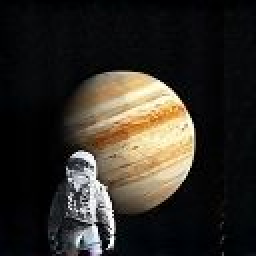
#> input picture sp_img/exp.jpg, 128 x 128 px, found by its file name (shown 2 times larger)
$ jupyter execute --allow-errors pixel_visualizer.ipynb
#> lines starting #> are read from the running program, lines starting #| are printed output that depends on the picture; after the words box and inside, x2 and y2 are one past the last pixel; in counts of white or black regions, pixels touching at a corner belong together
[cell 1]
from PIL import Image
import numpy as np

image = Image.open("exp.jpg").resize((10, 10)).convert("RGB")
pixels = np.array(image)
print("Matrix shape:", pixels.shape)  # (4, 3, 3)
#| Matrix shape: (10, 10, 3)
print("Red Values")
print("Top-left pixel:", pixels[0, 0])  # [R, G, B]
#| Top-left pixel: [4 5 7]
print(pixels[:, :, 0])  # Prints 2D matrix of red values
#| [[  4   5   5   6   5   5   5   5   3   5]
#|  [  4   8   8   7   4   3   6   7   6   7]
#|  [  4   8   6  11  43  44   5   5   6   7]
#|  [  3   6   7  87 193 235 152  11   4   7]
#|  [  1   0  23 124 200 229 245 100   0   7]
#|  [  0   0  21 102 165 230 253 152   0   6]
#> (further printed lines are left out)
print("Green values")
print(pixels[:, :, 1])  # Prints 2D matrix of green values
#| [[  5   6   6   7   7   6   6   5   4   6]
#|  [  5   9   9   8   5   4   7   7   6   8]
#|  [  5   9   8  12  40  40   6   5   6   8]
#|  [  5   7   7  73 165 217 144  10   4   8]
#|  [  2   1  21 106 169 188 201  90   0   8]
#|  [  0   0  20  81 121 194 232 139   0   8]
#> (further printed lines are left out)
print("Blue values")
print(pixels[:, :, 2])  # Prints 2D matrix of balue values
#| [[  7   8   8   9   9   8   8   8   4   8]
#|  [  7  11  11  10   8   8   9  10   8  10]
#|  [  7  11  10  14  35  32   8   9   8  10]
#|  [  8   9   8  56 125 170 120  11   6  10]
#|  [  3   1  17  83 128 125 129  71   2  10]
#|  [  0   0  19  61  76 134 173 107   0  10]
#> (further printed lines are left out)
print("Flattened memory view:", pixels.flatten()[:12])  # First 4 pixels
#| Flattened memory view: [4 5 7 5 6 8 5 6 8 6 7 9]


# So this code shows me the shape of the image matrix, the RGB values of the top-left pixel, and a 2D matrix of red values.
# It also prints the first 4 pixels in a flattened memory view.

[cell 2]
import matplotlib.pyplot as plt

plt.subplot(1, 3, 1)
plt.imshow(pixels[:, :, 0], cmap='Reds')
plt.title("Red Channel")

plt.subplot(1, 3, 2)
plt.imshow(pixels[:, :, 1], cmap='Greens')
plt.title("Green Channel")

plt.subplot(1, 3, 3)
plt.imshow(pixels[:, :, 2], cmap='Blues')
plt.title("Blue Channel")

plt.show()
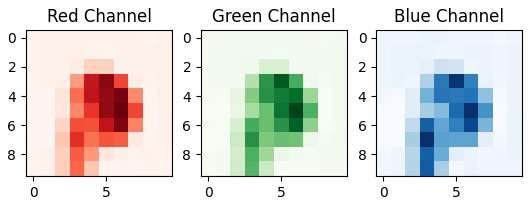
#> figure drawn by matplotlib, 3 panels

# Pereforming Run Length Encoding

[cell 3]
def rle_encode(channel_data):
    """
    Encodes a 1D list/array using run-length encoding.
    Input: [255, 255, 255, 0, 0, 1]
    Output: [(255, 3), (0, 2), (1, 1)]
    """
    if len(channel_data) == 0:
        return []

    encoded = []
    prev_val = channel_data[0]
    count = 1

    for curr in channel_data[1:]:
        if curr == prev_val:
            count += 1
        else:
            encoded.append((prev_val, count))
            prev_val = curr
            count = 1

    encoded.append((prev_val, count))  # Final group
    return encoded

[cell 4]
def rle_decode(encoded_data):
    """
    Decodes a run-length encoded list back to original.
    Input: [(255, 3), (0, 2), (1, 1)]
    Output: [255, 255, 255, 0, 0, 1]
    """
    decoded = []
    for val, count in encoded_data:
        decoded.extend([val] * count)
    return decoded

[cell 5]
from PIL import Image
import numpy as np

image = Image.open("exp2.jpg").resize((128, 128)).convert("RGB")
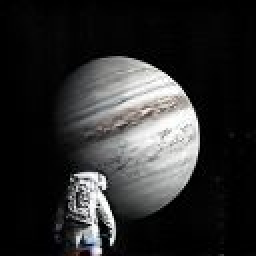
#> input picture sp_img/exp2.jpg, 128 x 128 px, found by its file name (shown 2 times larger)
#> image is the input picture: PIL image 128x128 RGB; mean R, G, B 44.9, 45, 44.9
pixels = np.array(image)

# Red channel only
red_channel = pixels[:, :, 0].flatten()
#> red_channel = 16384 values, max 255 at index 4948, min 0 at index 2, mean 44.89

# Compress
encoded_red = rle_encode(red_channel)
#> in rle_encode, `prev_val = channel_data[0]`: prev_val = 1
#> the loop in rle_encode, `for curr in channel_data[1:]:` made 16383 passes
#> (curr, prev_val, count) on passes 2, 7, 8, 9, 10, 11, 14, 15: (0, 0, 1), (1, 1, 1), (0, 0, 1), (1, 1, 1), (2, 2, 1), (3, 3, 1), (2, 2, 1), (1, 1, 1)
#> after the loop in rle_encode, `for curr in channel_data[1:]:`: encoded = 9475 pairs, first value 0 to 255, second value 1 to 40
#> encoded_red = 9476 pairs, first value 0 to 255, second value 1 to 40
print("RLE Encoded Length:", len(encoded_red))
#| RLE Encoded Length: 9476

# Decompress
decoded_red = rle_decode(encoded_red)
#> the loop in rle_decode, `for val, count in encoded_data:` made 9476 passes
#> (val, count) on passes 1 to 3: (1, 2), (0, 5), (1, 1)
#> after the loop in rle_decode, `for val, count in encoded_data:`: decoded has the same summary as red_channel outside rle_decode
#> decoded_red has the same summary as red_channel
print("Is Lossless?", np.array_equal(red_channel, decoded_red))
#| Is Lossless? True
# Check if the original and decompressed arrays are the same

# Applying Threshold RLE

[cell 6]
from PIL import Image
import numpy as np

# Load grayscale version of image
image = Image.open("exp7.jpg").resize((128, 128)).convert("L")
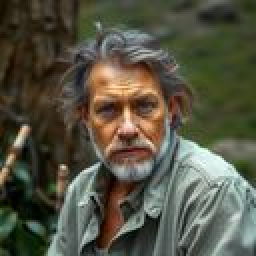
#> input picture sp_img/exp7.jpg, 128 x 128 px, found by its file name (shown 2 times larger)
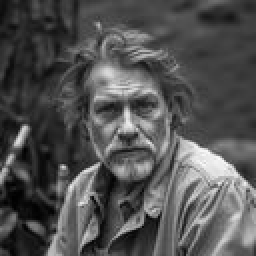
#> image: PIL image 128x128 L (shown 2 times larger); min 0, max 251, mean 81.9
pixels = np.array(image)

# Apply threshold: anything above 128 becomes 255, below becomes 0
thresholded = (pixels > 128).astype(np.uint8) * 255
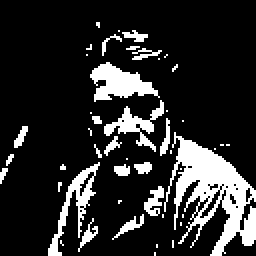
#> thresholded: shape (128, 128) (shown 2 times larger); 16.7% white; 47 white regions (32 under 20 px), largest, box (x1, y1, x2, y2) and area: (82, 66, 128, 128) 1222, (45, 31, 80, 51) 365, (24, 81, 50, 128) 291

# Flatten the image for RLE
flat = thresholded.flatten()
#> flat = 16384 values, max 255 at index 1456, min 0 at index 0, mean 42.61

[cell 7]
def rle_encode(channel_data):
    """
    Encodes a 1D list/array using run-length encoding.
    Input: [255, 255, 255, 0, 0, 1]
    Output: [(255, 3), (0, 2), (1, 1)]
    """
    if len(channel_data) == 0:
        return []

    encoded = []
    prev_val = channel_data[0]
    count = 1

    for curr in channel_data[1:]:
        if curr == prev_val:
            count += 1
        else:
            encoded.append((prev_val, count))
            prev_val = curr
            count = 1

    encoded.append((prev_val, count))  # Final group
    return encoded

def rle_decode(encoded_data):
    """
    Decodes a run-length encoded list back to original.
    Input: [(255, 3), (0, 2), (1, 1)]
    Output: [255, 255, 255, 0, 0, 1]
    """
    decoded = []
    for val, count in encoded_data:
        decoded.extend([val] * count)
    return decoded

encoded_bw = rle_encode(flat)
#> in rle_encode, `prev_val = channel_data[0]`: prev_val = 0
#> after the loop in rle_encode, `for curr in channel_data[1:]:`: encoded = 1260 pairs, first value 0 to 255, second value 1 to 1456
#> encoded_bw = 1261 pairs, first value 0 to 255, second value 1 to 1456
print("Thresholded RLE Length:", len(encoded_bw))
#| Thresholded RLE Length: 1261

# Confirm it's lossless
decoded_bw = np.array(rle_decode(encoded_bw), dtype=np.uint8).reshape(thresholded.shape)
#> the loop in rle_decode, `for val, count in encoded_data:` made 1261 passes
#> (val, count) on passes 1 to 3: (0, 1456), (255, 2), (0, 126)
#> after the loop in rle_decode, `for val, count in encoded_data:`: decoded has the same summary as flat outside rle_decode
print("Lossless Reconstruction:", np.array_equal(thresholded, decoded_bw))
#| Lossless Reconstruction: True
Image.fromarray(thresholded).save("thresholded_output.png")

# Trying Differential Encoding

[cell 8]
def delta_encode(data):
    encoded = [data[0]]  # first pixel stays as is
    for i in range(1, len(data)):
        encoded.append(data[i] - data[i - 1])
    return encoded

def delta_decode(encoded):
    decoded = [encoded[0]]
    for i in range(1, len(encoded)):
        decoded.append(decoded[-1] + encoded[i])
    return decoded

[cell 9]
from PIL import Image
import numpy as np
# Load grayscale image
image = Image.open("exp2.jpg").resize((128, 128)).convert("L")
pixels = np.array(image)
flat = pixels.flatten()
#> flat = 16384 values, max 255 at index 4948, min 0 at index 2, mean 44.92

# Apply delta encoding
delta = delta_encode(flat)
#> in delta_encode, `encoded = [data[0]]`: encoded = [1]
#> after the loop in delta_encode, `for i in range(1, len(data)):`: encoded = 16384 values, max 255 at index 2, min 0 at index 1, mean 57.89
#> delta has the same summary as encoded in delta_encode

# Decode and check lossless
recovered = delta_decode(delta)
#> in delta_decode, `decoded = [encoded[0]]`: decoded = [1]
#> after the loop in delta_decode, `for i in range(1, len(encoded)):`: decoded has the same summary as flat outside delta_decode
#> recovered has the same summary as flat
print("Is Lossless?", np.array_equal(flat, recovered))
#| Is Lossless? True

print("Original sample:", flat[:10])
#| Original sample: [1 1 0 0 0 0 0 1 0 1]
print("Delta sample:", delta[:10])
#| Delta sample: [1, 0, 255, 0, 0, 0, 0, 1, 255, 1]

# Delta + base64 encoding

[cell 10]
from PIL import Image
import numpy as np
import base64

def delta_encode(data):
    delta = [data[0]]
    for i in range(1, len(data)):
        delta.append(np.uint8(data[i] - data[i - 1]))
    return delta

def delta_decode(delta):
    data = [delta[0]]
    for i in range(1, len(delta)):
        val = int(data[i - 1]) + int(delta[i])
        data.append(np.uint8(val % 256))  # Wrap-around safely
    return data


def encode_channel(channel):
    flat = channel.flatten()
    delta = delta_encode(flat)
    delta_bytes = bytes(delta)
    encoded_str = base64.b64encode(delta_bytes).decode()
    return encoded_str

def decode_channel(encoded_str, shape):
    delta_bytes = base64.b64decode(encoded_str)
    delta_list = list(delta_bytes)
    recovered_flat = delta_decode(delta_list)
    return np.array(recovered_flat, dtype=np.uint8).reshape(shape)

# Load image
image = Image.open("exp.jpg").resize((128, 128)).convert("RGB")
#> image is the input picture: PIL image 128x128 RGB; mean R, G, B 48.6, 44.4, 38.1
pixels = np.array(image)
shape = pixels[:, :, 0].shape  # Shape of one channel

# Encode all channels
R_encoded = encode_channel(pixels[:, :, 0])
#> in encode_channel, `flat = channel.flatten()`: flat = 16384 values, max 255 at index 5452, min 0 at index 1, mean 48.56
#> in delta_encode, `delta = [data[0]]`: delta = [1]
#> after the loop in delta_encode, `for i in range(1, len(data)):`: delta = 16384 values, max 255 at index 1, min 0 at index 2, mean 80.72
G_encoded = encode_channel(pixels[:, :, 1])
B_encoded = encode_channel(pixels[:, :, 2])

print("R Encoded Length:", len(R_encoded))
#| R Encoded Length: 21848
print("G Encoded Length:", len(G_encoded))
#| G Encoded Length: 21848
print("B Encoded Length:", len(B_encoded))
#| B Encoded Length: 21848

# Decode all channels
R = decode_channel(R_encoded, shape)
#> the loop in delta_decode, `for i in range(1, len(delta)):` made 16383 passes
#> val on passes 2 to 4: 0, 0, 0
#> after the loop in delta_decode, `for i in range(1, len(delta)):`: data has the same summary as flat in encode_channel
#> in decode_channel, `recovered_flat = delta_decode(delta_list)`: recovered_flat has the same summary as flat in encode_channel
#> in decode_channel, `return np.array(recovered_flat, dtype=np.uint8).reshape(shape)`:
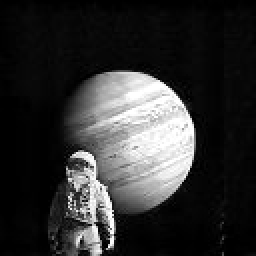
#> returned value: shape (128, 128) (shown 2 times larger); min 0, max 255, mean 48.6
G = decode_channel(G_encoded, shape)
#> call 2 of decode_channel, with shape = (128, 128)
#> the loop in delta_decode (call 2), `for i in range(1, len(delta)):` made 16383 passes
#> val on passes 2 to 4: 1, 256, 0
#> in decode_channel (call 2), `recovered_flat = delta_decode(delta_list)`: recovered_flat = 16384 values, max 255 at index 5456, min 0 at index 3, mean 44.36
#> in decode_channel (call 2), `return np.array(recovered_flat, dtype=np.uint8).reshape(shape)`:
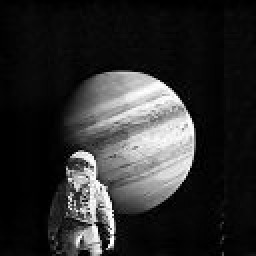
#> returned value: shape (128, 128) (shown 2 times larger); min 0, max 255, mean 44.4
B = decode_channel(B_encoded, shape)
#> call 3 of decode_channel, with shape = (128, 128)
#> in decode_channel (call 3), `recovered_flat = delta_decode(delta_list)`: recovered_flat = 16384 values, max 255 at index 10027, min 0 at index 116, mean 38.05
#> in decode_channel (call 3), `return np.array(recovered_flat, dtype=np.uint8).reshape(shape)`:
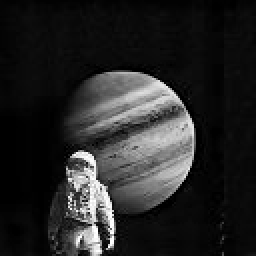
#> returned value: shape (128, 128) (shown 2 times larger); min 0, max 255, mean 38.1

# Stack them back
reconstructed = np.stack([R, G, B], axis=2)

# Check lossless
print("Lossless?", np.array_equal(pixels, reconstructed))
#| Lossless? True
#> (the rest of the program and of its run is left out)
